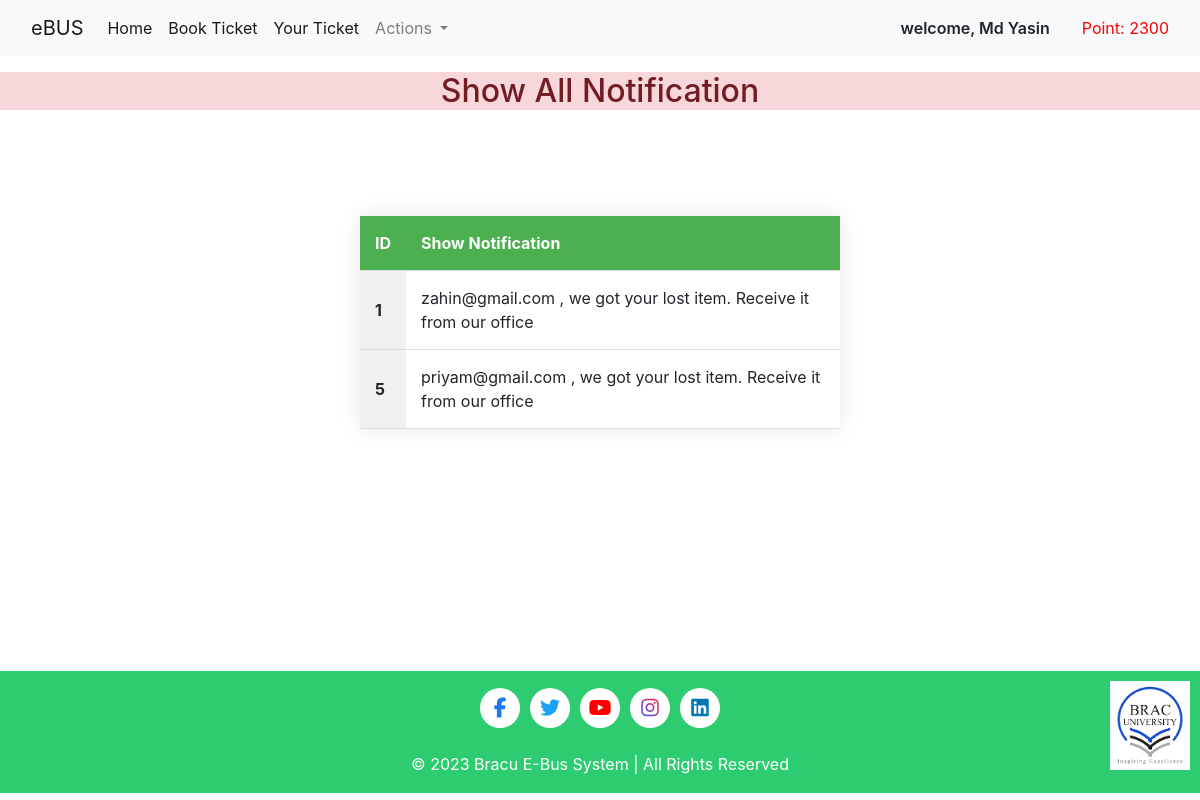
The page /givenotification/U2 on the database its author committed.
### user/models.py (models this page shows)
class User(models.Model):
    user_id = models.CharField(max_length=10, primary_key=True, default="#1")
    name = models.CharField(max_length=100, unique=True)
    email = models.EmailField(max_length=100, unique=True)
    date_joined = models.DateField(auto_now_add=True)
    point = models.IntegerField(default=100)
    password = models.CharField(max_length=100)
    active = models.BooleanField(default=False)

### stuff_panel/models.py (models this page shows)
class Notification(models.Model):
    givenotification=models.CharField(max_length=100)

### stuff_panel/views.py (the view)
# urls.py: path('givenotification/<id>', views.givenotification, name="givenotification"),
def givenotification(request,id):
    user = User.objects.filter(user_id=id).first()
    getnotification=Notification.objects.all()
    return render(request, 'stuff_panel/shownotification.html',{'user':user,'getnotification':getnotification})

### stuff_panel/templates/stuff_panel/shownotification.html (shortened to what this page needs)
{% extends "homepage/base.html" %}
{% load static %}
{% block content %}
    <link rel="stylesheet" href="{% static 'stuff_panel/css/bootstrap.css' %}">
    {% if getnotification %}
        <h2 class="text-center alert-danger"> Show All Notification </h2>
        <br ></br>
        <table class="center">
            <tr>
                <th>ID</th>
                <th>Show Notification</th>
            </tr>
        {% for i in getnotification %}
        <tr>
            <td>{{i.id}}</td>
            <td>{{i.givenotification}}</td>
        </tr>
        {% endfor %}
        </table>
    {% else %}
        <h1> No Data </h1>
    {% endif %}
    <br><br><br><br><br><br><br><br>
    {% endblock content %}

### homepage/templates/homepage/base.html (shortened to what this page needs)
<!DOCTYPE html>
{% load static %}
<html lang="en">
<head>
    <link rel="stylesheet" href="https://cdnjs.cloudflare.com/ajax/libs/font-awesome/6.4.2/css/all.min.css" />
    <link href="https://cdn.jsdelivr.net/npm/bootstrap@5.0.2/dist/css/bootstrap.min.css" rel="stylesheet">
    <link rel="stylesheet" href="{% static 'homepage/nav.css' %}">
</head>
<body>
    <nav class="navbar navbar-expand-lg navbar-light bg-light">
        <div class="container-fluid">
          <a class="navbar-brand" href="#">eBUS</a>
          <div class="collapse navbar-collapse" id="navbarSupportedContent">
            <ul class="navbar-nav me-auto mb-2 mb-lg-0">
              <li class="nav-item">
                  <a class="nav-link active" aria-current="page" href="{% url 'homepage' id=user.user_id %}">Home</a>
              </li>
              <li class="nav-item">
                  <a class="nav-link active" aria-current="page" href="{% url 'buses' id=user.user_id %}">Book Ticket</a>
              </li>
              <li class="nav-item">
                <a class="nav-link active" aria-current="page" href="{% url 'ticket' id=user.user_id %}">Your Ticket</a>
            </li>
              <li class="nav-item dropdown">
                <a class="nav-link dropdown-toggle" href="#" id="navbarDropdown" role="button" data-bs-toggle="dropdown" aria-expanded="false">
                  Actions
                </a>
              </li>
            </ul>
              <div class="welcome">welcome, {{ user.name }}</div>
              <div class="points">Point: {{ user.point }}</div>
          </div>
        </div>
      </nav>
      {% block content %}{% endblock content %}
    <div class="footer">
      <p>
        <div class="icons">
          <div class="icon">
            <i class="fab fa-facebook-f facebook-icon"></i>
          </div>
          <div class="icon">
            <i class="fab fa-twitter twitter-icon"></i>
          </div>
          <div class="icon">
            <i class="fab fa-youtube youtube-icon"></i>
          </div>
          <div class="icon">
            <i class="fab fa-instagram instagram-icon"></i>
          </div>
          <div class="icon">
            <i class="fab fa-linkedin linkedin-icon"></i>
          </div>
        </div>
        <img src="{% static 'images/braculogo.png' %}" alt="Your Real Logo">
        <br>
        <span>&copy; 2023 Bracu E-Bus System | All Rights Reserved</span>
      </p>
    </div>
</body>
</html>

### homepage/static/homepage/nav.css (style rules this page uses)
.welcome { font-weight: 600; margin-right: 2rem; }
.points { color: red; }

### homepage/templates/homepage/base.html (style rules this page uses)
body { margin: 0; padding: 0; font-family: 'Arial', sans-serif; }
.footer { position: fixed; left: 0; bottom: 0; width: 100%; background-color: #2ecc71; color: white; text-align: center; padding: 1px; position: relative; }
.icons { display: flex; align-items: center; justify-content: center; }
.icon { display: flex; align-items: center; justify-content: center; background-color: white; border-radius: 50%; width: 40px; height: 40px; margin: 0 5px; }
.icons i { font-size: 20px; transition: color 0.3s ease-in-out, transform 0.3s ease-in-out; }
.facebook-icon { color: #1877f2; }
.twitter-icon { color: #1da1f2; }
.youtube-icon { color: #ff0000; }
.instagram-icon { background: linear-gradient(45deg, #405de6, #5851db, #833ab4, #c13584, #e1306c, #fd1d1d); -webkit-background-clip: text; color: transparent; }
.linkedin-icon { color: #0077b5; }
.footer img { max-width: 80px; margin-top: 5px; position: absolute; top: 5px; right: 10px; }

### stuff_panel/templates/stuff_panel/shownotification.html (style rules this page uses)
body { font-family: 'Arial', sans-serif; background-color: #f7f7f7; margin: 0; padding: 0; }
table { width: 40%; margin: 50px auto; border-collapse: collapse; box-shadow: 0 0 20px rgba(0, 0, 0, 0.1); background-color: #fff; }
th, td { padding: 15px; text-align: left; border-bottom: 1px solid #ddd; }
th { background-color: #4CAF50; color: white; }
tr { transition: background-color 0.3s; }
td:first-child { background-color: #f0f0f0; font-weight: bold; }

### rows shown on the page
User: name "Md Yasin", point "2300"
Notification: id "1", givenotification "zahin@gmail.com , we got your lost item. Receive it from our office"
Notification: id "5", givenotification "priyam@gmail.com , we got your lost item. Receive it from our office"
